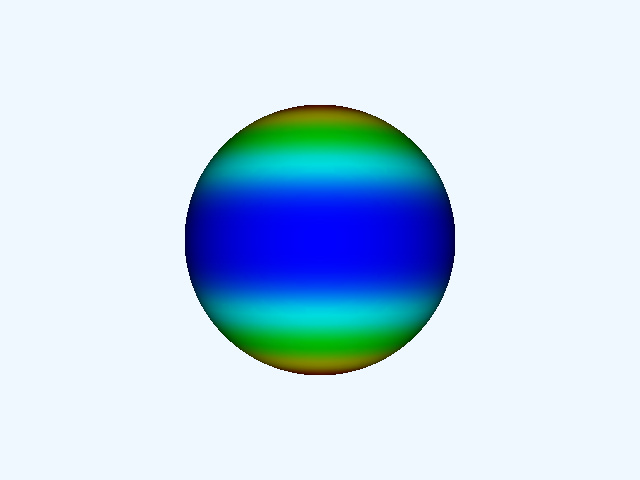

Source code (Python):
#!/usr/bin/env python

# Sample a cylinder field onto a sphere isosurface using vtkProbeFilter.

# Factory overrides: importing these modules registers the OpenGL rendering
# and interaction style implementations for vtkRenderingCore factory classes.
import vtkmodules.vtkInteractionStyle  # noqa: F401
import vtkmodules.vtkRenderingOpenGL2  # noqa: F401

# VTK pipeline classes used in this example
from vtkmodules.vtkCommonDataModel import (
    vtkCylinder,
    vtkSphere,
)
from vtkmodules.vtkFiltersCore import (
    vtkFlyingEdges3D,
    vtkProbeFilter,
)
from vtkmodules.vtkImagingHybrid import vtkSampleFunction
from vtkmodules.vtkRenderingCore import (
    vtkActor,
    vtkPolyDataMapper,
    vtkRenderWindow,
    vtkRenderWindowInteractor,
    vtkRenderer,
)

# Colors (normalized RGB)
alice_blue = (0.941, 0.973, 1.000)

# Parameters
sample_resolution = 50
radius = 1.0
x_min = -radius * 2.0
x_max = radius * 2.0

# Source: sample a sphere implicit function on a regular grid
implicit_sphere = vtkSphere()
implicit_sphere.SetRadius(radius)

sampled_sphere = vtkSampleFunction()
sampled_sphere.SetSampleDimensions(sample_resolution, sample_resolution, sample_resolution)
sampled_sphere.SetModelBounds(x_min, x_max, x_min, x_max, x_min, x_max)
sampled_sphere.SetImplicitFunction(implicit_sphere)

# Filter: extract the sphere isosurface
iso_sphere = vtkFlyingEdges3D()
iso_sphere.SetInputConnection(sampled_sphere.GetOutputPort())
iso_sphere.SetValue(0, 1.0)

# Source: sample a cylinder implicit function on a regular grid
implicit_cylinder = vtkCylinder()
implicit_cylinder.SetRadius(radius / 2.0)

sampled_cylinder = vtkSampleFunction()
sampled_cylinder.SetSampleDimensions(sample_resolution, sample_resolution, sample_resolution)
sampled_cylinder.SetModelBounds(x_min, x_max, x_min, x_max, x_min, x_max)
sampled_cylinder.SetImplicitFunction(implicit_cylinder)

# Filter: probe the cylinder field onto the sphere isosurface
probe_cylinder = vtkProbeFilter()
probe_cylinder.SetInputConnection(0, iso_sphere.GetOutputPort())
probe_cylinder.SetInputConnection(1, sampled_cylinder.GetOutputPort())
probe_cylinder.Update()

# Restore the original normals from the isosurface
probe_cylinder.GetOutput().GetPointData().SetNormals(
    iso_sphere.GetOutput().GetPointData().GetNormals())

# Mapper: map probed surface to graphics primitives
map_sphere = vtkPolyDataMapper()
map_sphere.SetInputConnection(probe_cylinder.GetOutputPort())
map_sphere.SetScalarRange(probe_cylinder.GetOutput().GetScalarRange())

# Actor: display the probed sphere
sphere_actor = vtkActor()
sphere_actor.SetMapper(map_sphere)

# Renderer: assemble the scene and configure the camera
renderer = vtkRenderer()
renderer.AddActor(sphere_actor)
renderer.SetBackground(alice_blue)

# Window: display the rendered scene
render_window = vtkRenderWindow()
render_window.AddRenderer(renderer)
render_window.SetWindowName("isosurface sampling")
render_window.SetMultiSamples(0)
render_window.SetSize(640, 480)

# Interactor: handle mouse and keyboard events
render_window_interactor = vtkRenderWindowInteractor()
render_window_interactor.SetRenderWindow(render_window)

# Launch the interactive visualization
render_window_interactor.Initialize()
render_window_interactor.Start()
